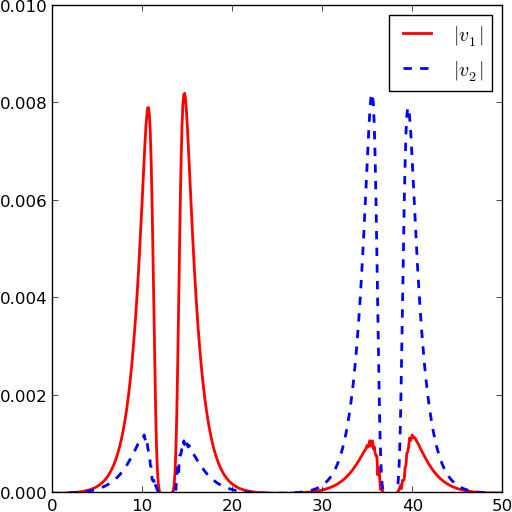

This figure's Python source:
import numpy as np
import matplotlib.pyplot as plt
import h5py

N = 256;

f = h5py.File('/usr/local/home/xiong/svn/DOGS/blog/code/data/req.h5', 'r')
ver = f['/req1/vecr']; n1, n2 = ver.shape
vei = f['/req1/veci']
vr = np.zeros((n1,n2), np.double); 
vi = np.zeros((n1,n2), np.double);
ver.read_direct(vr); vei.read_direct(vi);
ve = vr+1j*vi

taa = ve.T
ia = np.fft.ifft(taa, axis=0)

fig = plt.figure(figsize=(5,5));
ax = fig.add_subplot(111)
ax.plot(np.linspace(0, 50, 2*N), abs(ia[:,0]), 'r-', lw = 2.0,
        label=r"$|v_1|$")
ax.plot(np.linspace(0, 50, 2*N), abs(ia[:,1]), 'b--', lw = 2.0,
        label=r"$|v_2|$")
ax.locator_params(nbins=5)

plt.tight_layout(pad=0)
plt.legend()
plt.show()
f.close()
